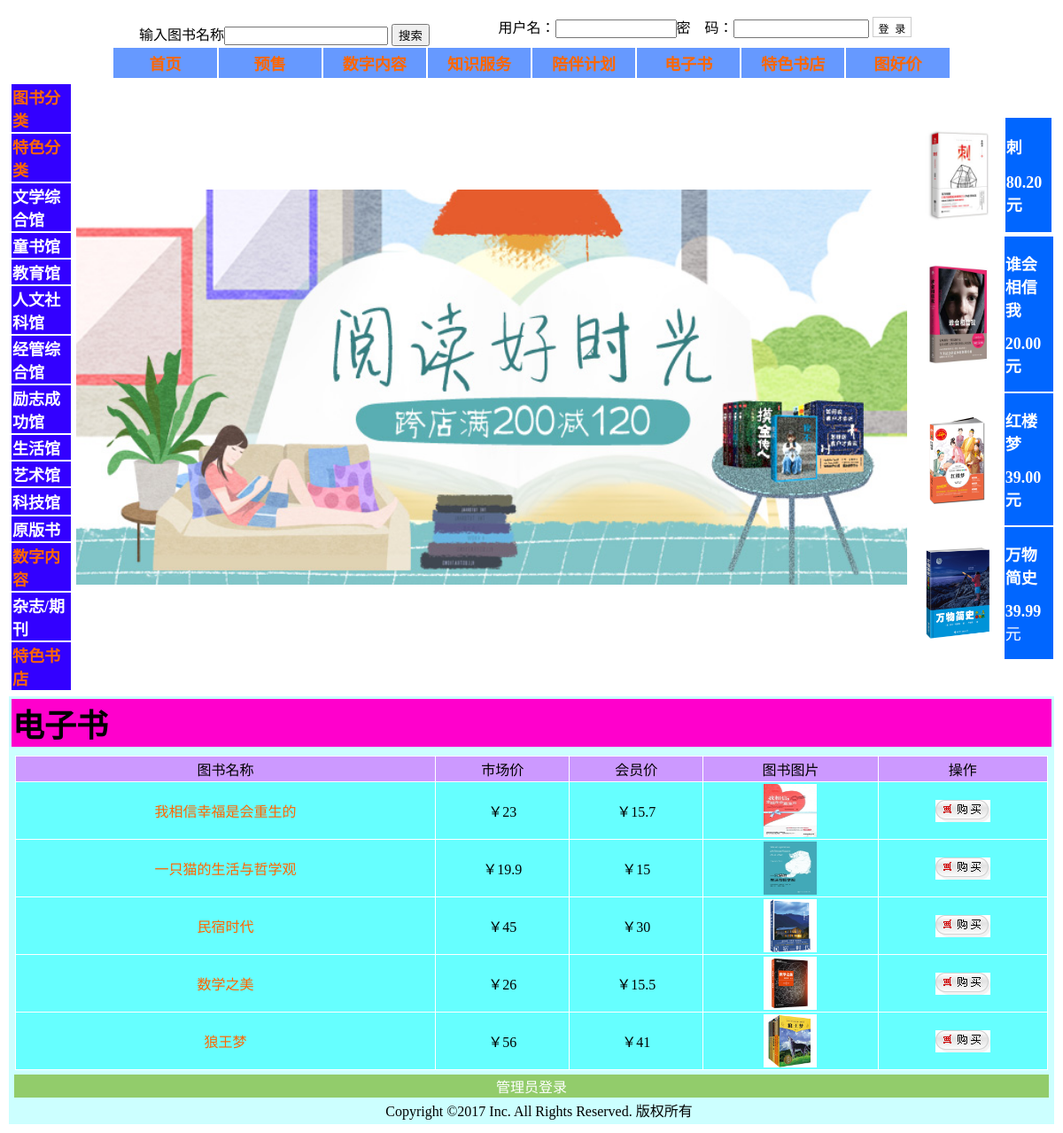
The app's page /dianzhishu.php with its own data.
### tables this page shows
CREATE TABLE `book` (
  `bookID` int(11) NOT NULL,
  `Bookname` varchar(60) NOT NULL,
  `author` varchar(35) NOT NULL,
  `publisher` varchar(25) NOT NULL,
  `price` varchar(20) NOT NULL,
  `count` int(11) NOT NULL,
  `publishdate` datetime NOT NULL,
  `preferprice` varchar(20) NOT NULL,
  `discountrate` varchar(4) NOT NULL,
  `yushou` varchar(2) NOT NULL,
  `upBookDate` datetime NOT NULL,
  `picture` varchar(255) NOT NULL,
  `numberserver` varchar(255) NOT NULL,
  `knowledge` varchar(255) NOT NULL,
  `dianzhishu` varchar(255) NOT NULL,
  `specialbookshop` varchar(255) NOT NULL,
  `tugoodprice` varchar(255) NOT NULL,
  `dalei` int(10) NOT NULL,
  `xiaolei` int(10) NOT NULL,
  `specialclass` varchar(255) NOT NULL
);

### dianzhishu.php (the view)
<?php
require("header.php");
?>
            <table width="100%" border="0">
              <tr>
                        <td colspan="5" bgcolor="#FF00CC" class="yes12">电子书</td>
  </tr>
  </table>
  <table width="99%" border="0" cellpadding="2" cellspacing="1" bgcolor="#FFFFFF" align="center" style="margin-top:8px">
					              <tr align="center" bgcolor="#FAFAF1" height="22">
					                  <td bgcolor="#CC99FF">图书名称</td>
				                    <td bgcolor="#CC99FF">市场价</td>
				                    <td bgcolor="#CC99FF">会员价</td>
				                    <td bgcolor="#CC99FF">图书图片</td>
					                  <td bgcolor="#CC99FF">操作</td>
					              </tr>
<?php
$sql="select * from book where dianzhishu=4 order by bookID DESC";
			$result=mysql_query($sql);
while($data=mysql_fetch_array($result)){
?>
	 <tr align='center' bgcolor="#FFFFFF" height="22">
		 <td bgcolor="#66FFFF"><a href="goodsDetail.php?goodsId=<?php echo $data[bookID]?>"><?php echo $data[Bookname]?></a></td>
	    <td bgcolor="#66FFFF">￥<?php echo $data[price]?><br/></td>
		 <td bgcolor="#66FFFF">￥<?php echo $data[preferprice]?></td>
		 <td bgcolor="#66FFFF"><a href="goodsDetail.php?goodsId=<?php echo $data[bookID]?>"> <img width="60" height="60" src="<?php echo $data[picture]?>" border=0/> </a></td>
		 <td bgcolor="#66FFFF"><a href="cart.php?id=<?php echo $data[bookID]?>&act=buy"><img alt="" src="./images/icon_buy.gif" border=0 /></a></td>
	 </tr>
<?php
}
	?>
	</table>
<?php
require("footer.php");
?>
</body>
</html>

### header.php (style rules this page uses)
.yes12 { font-family: "华文楷体"; font-size: 36px; font-weight: bold; text-align: left; }
a:link { text-decoration: none; color: #F60; }

### records on screen
book: Bookname "我相信幸福是会重生的", price "23", preferprice "15.7", shows a picture
book: Bookname "一只猫的生活与哲学观", price "19.9", preferprice "15", shows a picture
book: Bookname "民宿时代", price "45", preferprice "30", shows a picture
book: Bookname "数学之美", price "26", preferprice "15.5", shows a picture
book: Bookname "狼王梦", price "56", preferprice "41", shows a picture
